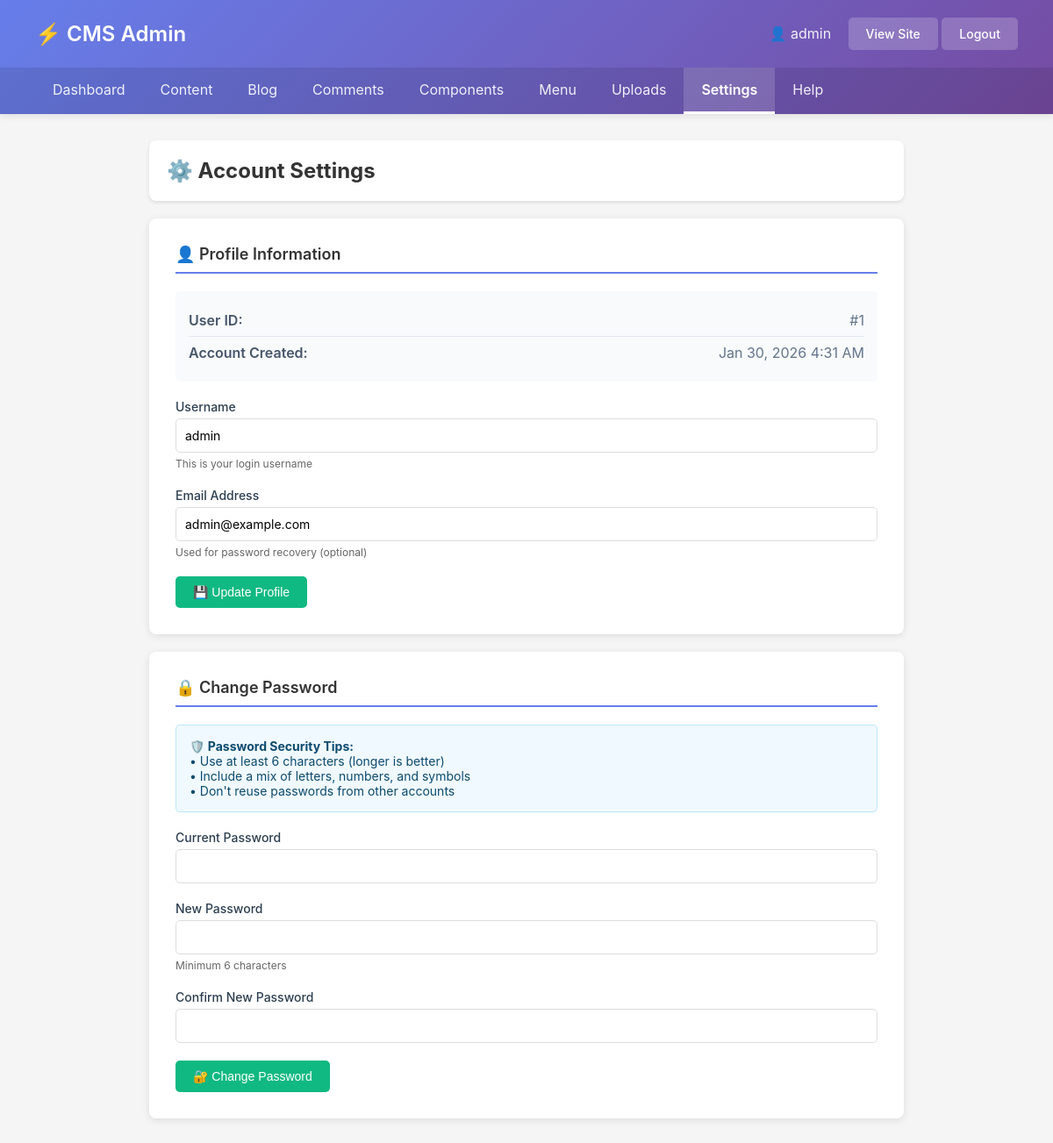
Screenshot of /admin/settings.php (signed in) with the database file from the repository.
### tables this page shows
CREATE TABLE users (
            id INTEGER PRIMARY KEY AUTOINCREMENT,
            username TEXT UNIQUE NOT NULL,
            password TEXT NOT NULL,
            email TEXT,
            created_at DATETIME DEFAULT CURRENT_TIMESTAMP,
            updated_at DATETIME DEFAULT CURRENT_TIMESTAMP
        );

### functions.php (called while the page is built, shortened)
<?php
function get_user($user_id) {
    $db = get_db();
    try {
        $stmt = $db->prepare("SELECT id, username, email, created_at FROM users WHERE id = ?");
        $stmt->execute([$user_id]);
        return $stmt->fetch(PDO::FETCH_ASSOC);
    } catch (PDOException $e) {
        error_log("Get user error: " . $e->getMessage());
        return false;
    }
}

### admin/settings.php (the view, shortened to what this page needs)
<?php
require_once '../functions.php';
$user = get_user($_SESSION['user_id']);
include 'includes/admin-header.php';
?>
<!DOCTYPE html>
<html lang="en">
<head>
</head>
<body>
    <div class="container">
        <div class="page-header">
            <h2>⚙️ Account Settings</h2>
        </div>
        <div class="settings-section">
            <h3 class="section-title">👤 Profile Information</h3>
            <div class="user-info">
                <div class="user-info-item">
                    <span class="user-info-label">User ID:</span>
                    <span class="user-info-value">#<?php echo htmlspecialchars($user['id']); ?></span>
                </div>
                <div class="user-info-item">
                    <span class="user-info-label">Account Created:</span>
                    <span class="user-info-value"><?php echo date('M j, Y g:i A', strtotime($user['created_at'])); ?></span>
                </div>
            </div>
            <form method="POST">
                <div class="form-group">
                    <label class="form-label">Username</label>
                    <input type="text" name="username" class="form-control"
                           value="<?php echo htmlspecialchars($user['username']); ?>"
                           required>
                    <div class="form-hint">This is your login username</div>
                </div>
                <div class="form-group">
                    <label class="form-label">Email Address</label>
                    <input type="email" name="email" class="form-control"
                           value="<?php echo htmlspecialchars($user['email'] ?? ''); ?>"
                           placeholder="your@email.com">
                    <div class="form-hint">Used for password recovery (optional)</div>
                </div>
                <button type="submit" name="update_profile" class="btn btn-success">💾 Update Profile</button>
            </form>
        </div>
        <div class="settings-section">
            <h3 class="section-title">🔒 Change Password</h3>
            <div class="info-box">
                <strong>🛡️ Password Security Tips:</strong><br>
                • Use at least 6 characters (longer is better)<br>
                • Include a mix of letters, numbers, and symbols<br>
                • Don't reuse passwords from other accounts
            </div>
            <form method="POST">
                <div class="form-group">
                    <label class="form-label">Current Password</label>
                    <input type="password" name="current_password" class="form-control"
                           required autocomplete="current-password">
                </div>
                <div class="form-group">
                    <label class="form-label">New Password</label>
                    <input type="password" name="new_password" class="form-control"
                           required autocomplete="new-password" minlength="6">
                    <div class="form-hint">Minimum 6 characters</div>
                </div>
                <div class="form-group">
                    <label class="form-label">Confirm New Password</label>
                    <input type="password" name="confirm_password" class="form-control"
                           required autocomplete="new-password" minlength="6">
                </div>
                <button type="submit" name="change_password" class="btn btn-success">🔐 Change Password</button>
            </form>
        </div>
    </div>
</body>
</html>
<?php include 'includes/admin-footer.php'; ?>

### admin/includes/admin-header.php (style rules this page uses)
* { margin: 0; padding: 0; box-sizing: border-box; }
body { font-family: -apple-system, BlinkMacSystemFont, 'Segoe UI', Roboto, sans-serif; background: #f5f7fa; }
.btn { padding: 10px 20px; border-radius: 5px; text-decoration: none; font-weight: 500; transition: all 0.3s; border: none; cursor: pointer; font-size: 14px; display: inline-block; }
.btn-success { background: #27ae60; color: white; }
.container { max-width: 1200px; margin: 40px auto; padding: 0 20px; }
.form-group { margin-bottom: 20px; }
.form-group label { display: block; margin-bottom: 5px; font-weight: 500; color: #2c3e50; }
.form-group input, .form-group select, .form-group textarea { width: 100%; padding: 10px; border: 1px solid #ddd; border-radius: 5px; font-size: 14px; }
.page-header { display: flex; justify-content: space-between; align-items: center; margin-bottom: 30px; }

### admin/settings.php (style rules this page uses)
* { margin: 0; padding: 0; box-sizing: border-box; }
body { font-family: -apple-system, BlinkMacSystemFont, 'Segoe UI', Roboto, Oxygen, Ubuntu, Cantarell, sans-serif; background: #f5f5f5; }
.container { max-width: 900px; margin: 30px auto; padding: 0 20px; }
.page-header { background: white; padding: 20px; border-radius: 8px; margin-bottom: 20px; box-shadow: 0 2px 4px rgba(0,0,0,0.1); }
.page-header h2 { margin: 0; color: #333; }
.settings-section { background: white; padding: 30px; border-radius: 8px; box-shadow: 0 2px 8px rgba(0,0,0,0.1); margin-bottom: 20px; }
.section-title { font-size: 18px; font-weight: 600; color: #333; margin-bottom: 20px; padding-bottom: 10px; border-bottom: 2px solid #667eea; }
.form-group { margin-bottom: 20px; }
.form-label { display: block; font-weight: 600; color: #333; margin-bottom: 8px; font-size: 14px; }
.form-control { width: 100%; padding: 10px 12px; border: 2px solid #e0e0e0; border-radius: 5px; font-size: 14px; font-family: inherit; transition: border-color 0.3s; }
.form-hint { font-size: 12px; color: #666; margin-top: 5px; }
.btn { padding: 10px 20px; border-radius: 5px; text-decoration: none; font-weight: 500; transition: all 0.3s; border: none; cursor: pointer; font-size: 14px; display: inline-block; }
.btn-success { background: #10b981; color: white; }
.info-box { background: #f0f9ff; border: 1px solid #bae6fd; border-radius: 5px; padding: 15px; margin-bottom: 20px; font-size: 14px; color: #0c4a6e; }
.user-info { background: #f8fafc; padding: 15px; border-radius: 5px; margin-bottom: 20px; }
.user-info-item { display: flex; justify-content: space-between; padding: 8px 0; border-bottom: 1px solid #e2e8f0; }
.user-info-item:last-child { border-bottom: none; }
.user-info-label { font-weight: 600; color: #475569; }
.user-info-value { color: #64748b; }

### rows the page displays
users: id "1", created_at "Jan 30, 2026 4:31 AM", username "admin", email "admin@example.com"

### other values shown
$_SESSION['username'] "admin"
